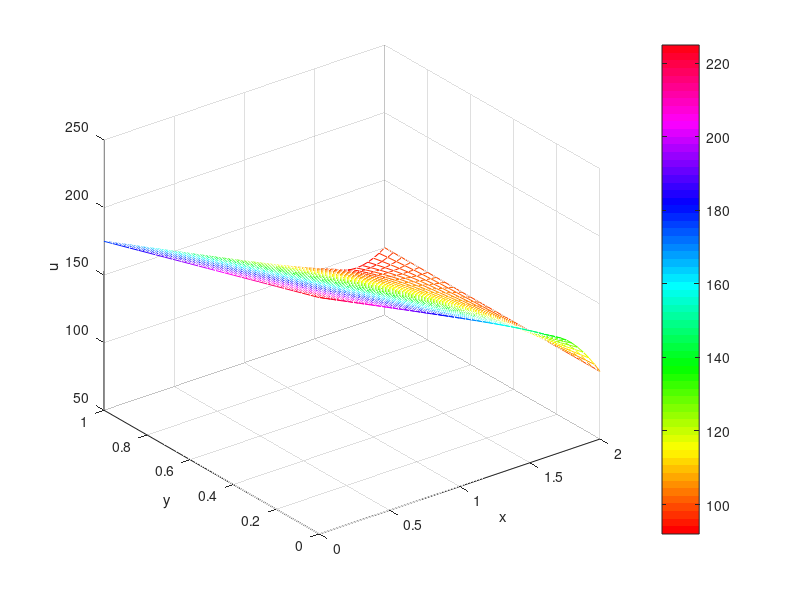

Write MATLAB code to recreate this figure.
  xl=0; xr=2;      % x domain
  yl=0; yr=1;      % y domain

  J= 10;           % number of points in the x-direction      
  h = (xr-xl)/J;   % mesh size in x
  Nx = J;          % number of inner points in one dimension: N-1 (Total points in one dimension: N+1)
  Ny = 0.5*Nx;     % number of inner points in y (Nx has to be even)

% Set the left side of the equation (tensor product Laplacian)
  A_1 = diag(2*ones(1,Nx-1)) + diag((-1)*ones(1,Nx-2),-1) + diag((-1)*ones(1,Nx-2),1); %grande
  A_2 = diag(2*ones(1,Ny-1)) + diag((-1)*ones(1,Ny-2),-1) + diag((-1)*ones(1,Ny-2),1); %pequeña
% Set the the Neumann boundary conditions
  C1 = zeros(Ny - 1); 
  C2 = zeros(Ny - 1);
  C3 = zeros(Nx - 1);
  C1(1,1) = 1;
  C2(Ny-1,Ny-1) = 1;
  C3(1,1) = 1;
  matA = kron(A_2, eye(Nx-1)) + kron(eye(Ny-1), A_1) - kron(C1,eye(Nx-1)) - kron(C2,eye(Nx-1)) -kron(eye(Ny-1),C3);

% Set the right side of the equation
  F_buttom = 50*h;
  F_right = 100;
  F_left = 50*h;
  F_top = -50*h;
  F1 = kron([1; zeros(Ny-2,1)],ones(Nx -1,1)*F_buttom) + kron([zeros(Ny-2,1); 1],ones(Nx -1,1)*F_top) + kron(ones(Ny -1,1), [zeros(Nx-2,1);1]*F_right) + + kron(ones(Ny -1,1), [1;zeros(Nx-2,1)]*F_left);

% Solve the linear system
  u = matA\F1; 

% Set up grids
  x = linspace(xl,xr, Nx+1);
  y = linspace(yl,yr, Ny+1);
  x_int = x(2:Nx);
  y_int = y(2:Ny);

% Reshape long 1D results onto 2D grid:
  uu = zeros(Nx+1,Ny+1); uu(2:Nx,2:Ny) = reshape(u,Nx-1,Ny-1); % rows go through x and columns through y
% Set the boundary conditions for the plot
  uu(Nx+1,1:Ny+1) = 100;
  uu(2:Nx,1) = 50*h + uu(2:Nx,2); 
  uu(2:Nx,Ny+1) = -50*h + uu(2:Nx,Ny);
  uu(1,1:Ny+1) = 50*h + uu(2,1:Ny+1); 
  [xx,yy] = meshgrid(x,y);

% Interpolate to finer grid and plot:
  [xxx,yyy] = meshgrid(0:.04:2,0:.04:1)
  uuu = interp2(xx,yy,uu',xxx,yyy,'cubic');
  figure(2), clf, mesh(xxx,yyy,uuu), colormap(hsv), colorbar, FaceColor="flat";
  xlabel x, ylabel y, zlabel u
